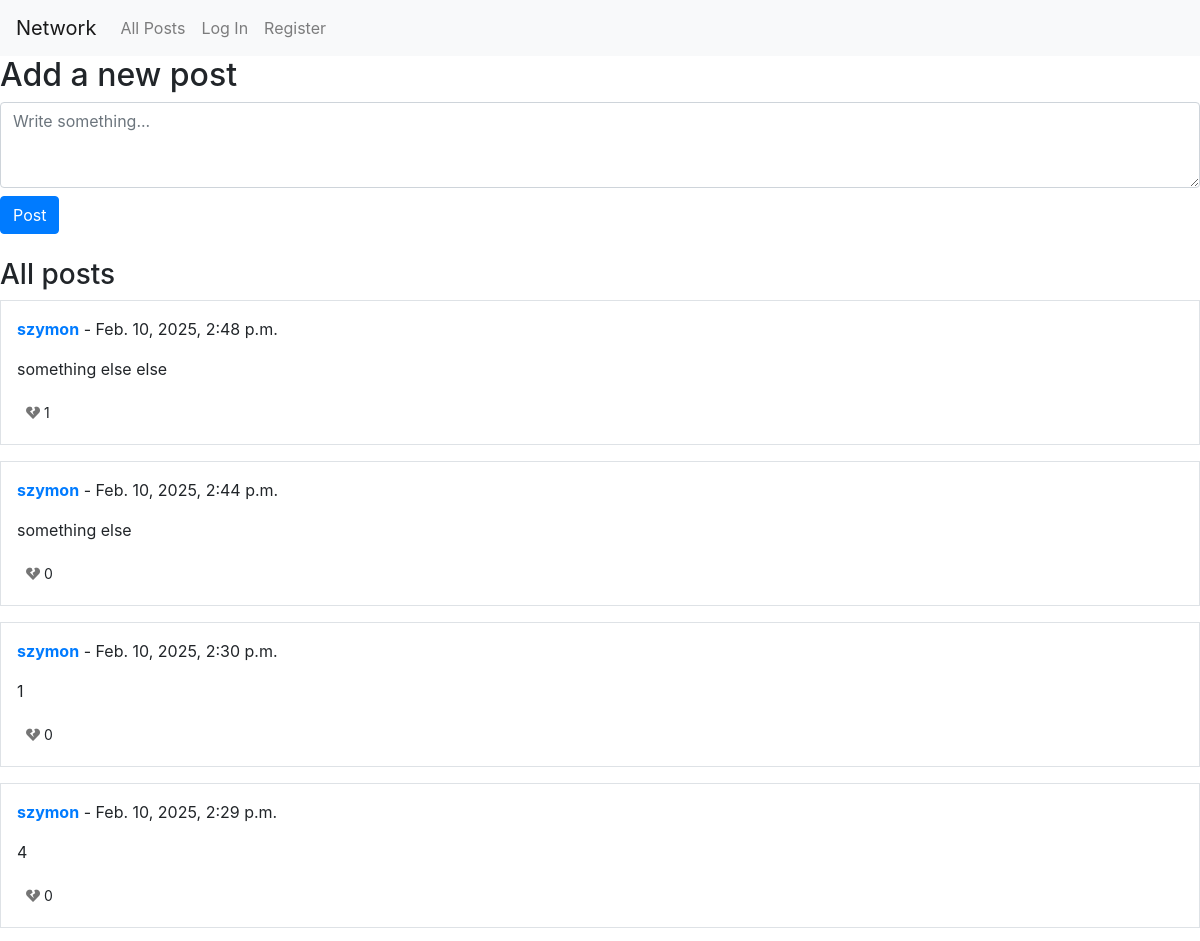
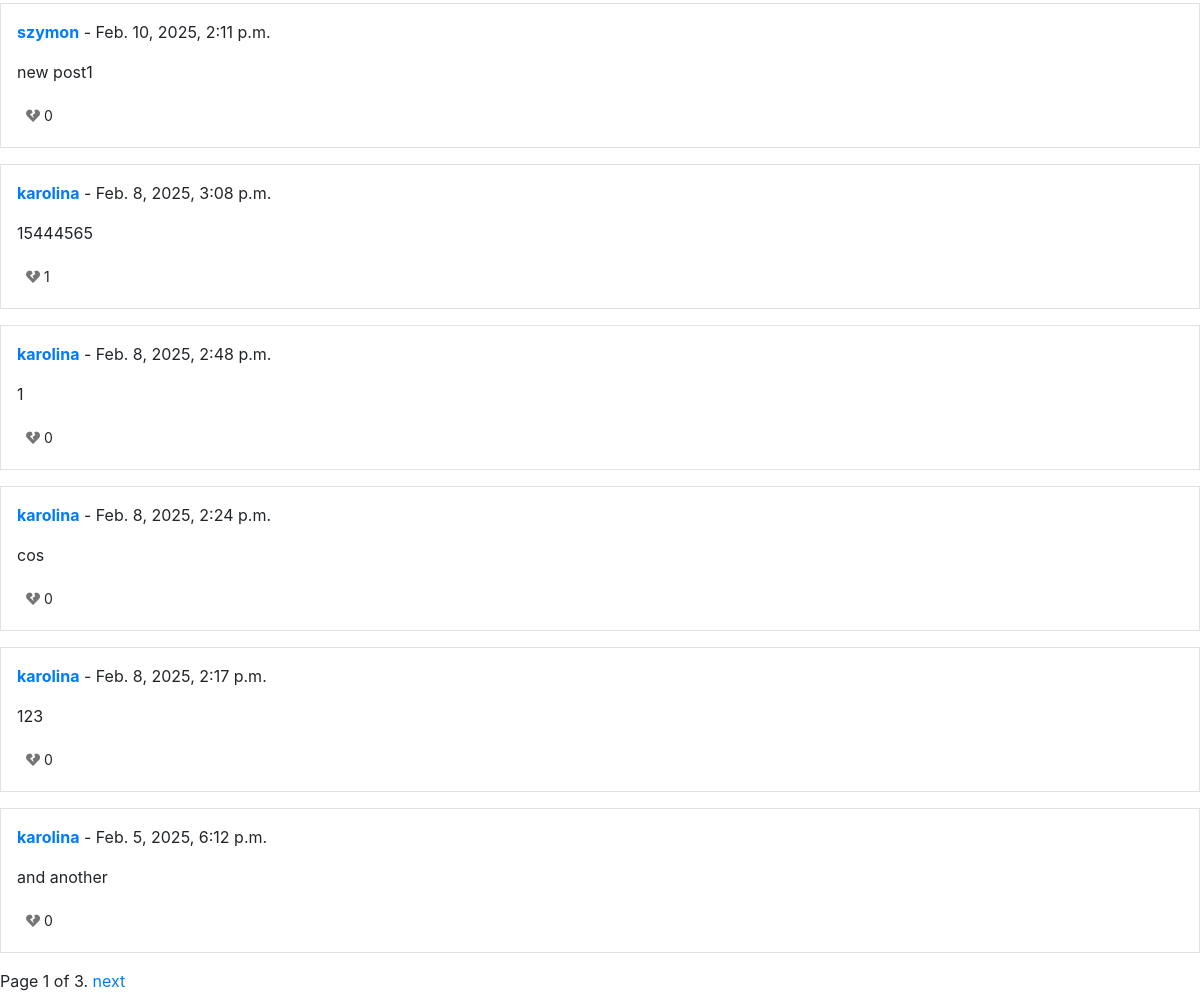
The page / on the database its author committed (2 pictures, top to bottom).
### network/models.py (models this page shows, shortened)
class Post(models.Model):
    user = models.ForeignKey(User, on_delete=models.CASCADE)
    content = models.TextField()
    created_at = models.DateTimeField(auto_now_add=True)
    likes = models.IntegerField(default=0)
    liked_by = models.ManyToManyField(User, related_name='liked_posts', blank=True)

class User(AbstractUser):
    pass
    followers = models.ManyToManyField("self", symmetrical=False, related_name="following", blank=True)

### network/views.py (the view)
# urls.py: path("", views.index, name="index"),
def index(request):
    posts = Post.objects.all().order_by('-created_at')
    paginator = Paginator(posts, 10)
    page_number = request.GET.get('page')
    page_obj = paginator.get_page(page_number)
    return render(request, "network/index.html", {
        'page_obj': page_obj
    })

### network/templates/network/index.html (shortened to what this page needs)
{% extends "network/layout.html" %}
{% block body %}
<div class="mb-4">
    <h2>Add a new post</h2>
    <form id="new-post-form" method="post">
        <textarea name="content" id="post-content" class="form-control" placeholder="Write something..." rows="3"></textarea>
        <button type="submit" class="btn btn-primary mt-2">Post</button>
    </form>
</div>
<h3>All posts</h3>
<div id="posts-list">
    {% for post in page_obj %}
    <div class="post mb-3" data-post-id="{{ post.id }}">
        <div class="border p-3">
            <p><strong><a href="{% url 'profile' post.user.username %}">{{ post.user.username }}</a></strong> - {{ post.created_at }}</p>
            <p id="post-content-{{ post.id }}" class="post-content">{{ post.content }}</p>
            <button class="btn btn-sm like-btn" data-post-id="{{ post.id }}">
                {% if post.user_has_liked %}
                    <i class="fa fa-heart"></i>
                {% else %}
                    <i id="broken" class="fa fa-heart-broken"></i>
                {% endif %}
                <span class="like-count">{{ post.liked_by.count }}</span>
            </button> <br>
        </div>
    </div>
    {% empty %}
        <p>No posts</p>
    {% endfor %}
</div>
<div class="pagination">
    <span class="step-links">
        <span class="current">
            Page {{ page_obj.number }} of {{ page_obj.paginator.num_pages }}.
        </span>
        {% if page_obj.has_next %}
            <a href="?page={{ page_obj.next_page_number }}">next</a>
        {% endif %}
    </span>
</div>
{% endblock %}

### network/templates/network/layout.html (shortened to what this page needs)
{% load static %}
<!DOCTYPE html>
<html lang="en">
    <head>
        <link rel="stylesheet" href="https://cdnjs.cloudflare.com/ajax/libs/font-awesome/5.15.4/css/all.min.css">
        <link rel="stylesheet" href="https://stackpath.bootstrapcdn.com/bootstrap/4.4.1/css/bootstrap.min.css">
        <link href="{% static 'network/styles.css' %}" rel="stylesheet">
    </head>
    <body>
        <nav class="navbar navbar-expand-lg navbar-light bg-light">
            <a class="navbar-brand" href="{% url 'index' %}">Network</a>
            <div>
              <ul class="navbar-nav mr-auto">
                <li class="nav-item">
                  <a class="nav-link" href="{% url 'all_posts' %}">All Posts</a>
                </li>
                {% if user.is_authenticated %}
                    <li class="nav-item">
                        <a class="nav-link" href="{% url 'following' %}">Following</a>
                    </li>
                    <li class="nav-item">
                        <a class="nav-link" href="{% url 'logout' %}">Log Out</a>
                    </li>
                {% else %}
                    <li class="nav-item">
                        <a class="nav-link" href="{% url 'login' %}">Log In</a>
                    </li>
                    <li class="nav-item">
                        <a class="nav-link" href="{% url 'register' %}">Register</a>
                    </li>
                {% endif %}
              </ul>
            </div>
          </nav>
        <div class="body">
            {% block body %}
            {% endblock %}
        </div>
    </body>
</html>

### network/static/network/styles.css (style rules this page uses)
.fa-heart-broken { color: rgb(117, 117, 117); }

### rows shown on the page
Post: user.username "szymon", created_at "Feb. 10, 2025, 2:48 p.m.", content "something else else", liked_by.count "1"
Post: user.username "szymon", created_at "Feb. 10, 2025, 2:44 p.m.", content "something else", liked_by.count "0"
Post: user.username "szymon", created_at "Feb. 10, 2025, 2:30 p.m.", content "1", liked_by.count "0"
Post: user.username "szymon", created_at "Feb. 10, 2025, 2:29 p.m.", content "4", liked_by.count "0"
Post: user.username "szymon", created_at "Feb. 10, 2025, 2:11 p.m.", content "new post1", liked_by.count "0"
Post: user.username "karolina", created_at "Feb. 8, 2025, 3:08 p.m.", content "15444565", liked_by.count "1"
Post: user.username "karolina", created_at "Feb. 8, 2025, 2:48 p.m.", content "1", liked_by.count "0"
Post: user.username "karolina", created_at "Feb. 8, 2025, 2:24 p.m.", content "cos", liked_by.count "0"
Post: user.username "karolina", created_at "Feb. 8, 2025, 2:17 p.m.", content "123", liked_by.count "0"
Post: user.username "karolina", created_at "Feb. 5, 2025, 6:12 p.m.", content "and another", liked_by.count "0"

### other values the page prints
{{ page_obj.number }} "1"
{{ page_obj.paginator.num_pages }} "3"
